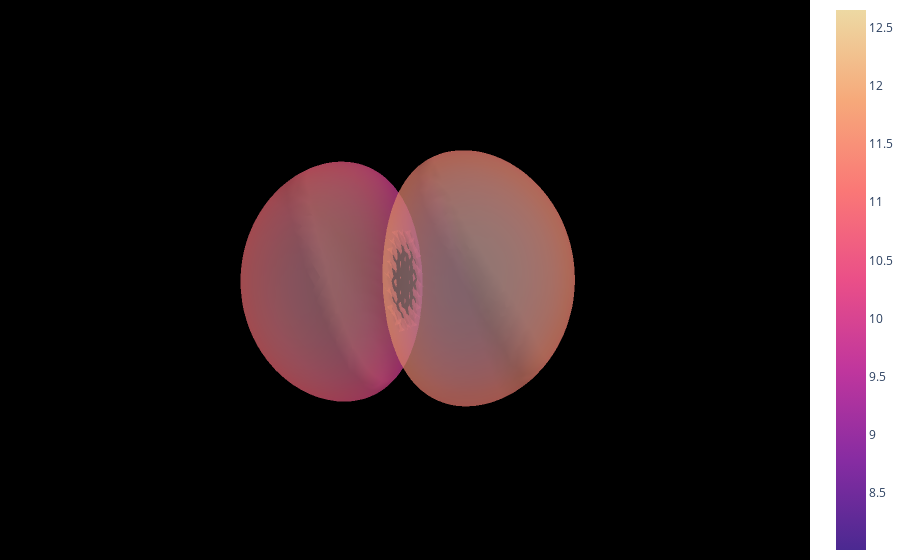

Notebook cell for this chart:
### Code cell
fig = go.Figure(data=[go.Mesh3d(x=verts[:, 0], y=verts[:, 1], z=verts[:, 2], 
                                i=faces[:, 0], j=faces[:, 1], k=faces[:, 2],
                                intensity=intensity,
                                colorscale='Agsunset',
                                opacity=0.5)])

fig.update_layout(scene=dict(xaxis=dict(visible=False),
                              yaxis=dict(visible=False),
                              zaxis=dict(visible=False),
                              bgcolor='rgb(0, 0, 0)'),
                  margin=dict(l=0, r=0, b=0, t=0))
fig.show()

### Figure 1 — Plotly figure (JSON) as saved in the notebook; plotly's stock layout.template omitted (floating-point values rounded to 4 significant figures; data arrays with more than 128 entries replaced by an {"elided": "..."} marker saying what was removed)
{"data": [{"colorscale": [[0, "rgb(75, 41, 145)"], [0.1667, "rgb(135, 44, 162)"], [0.3333, "rgb(192, 54, 157)"], [0.5, "rgb(234, 79, 136)"], [0.6667, "rgb(250, 120, 118)"], [0.8333, "rgb(246, 169, 122)"], [1, "rgb(237, 217, 163)"]], "i": {"elided": "24728 int values"}, "intensity": {"elided": "12378 float values"}, "j": {"elided": "24728 int values"}, "k": {"elided": "24728 int values"}, "opacity": 0.5, "type": "mesh3d", "x": {"elided": "12378 float values"}, "y": {"elided": "12378 float values"}, "z": {"elided": "12378 float values"}}], "layout": {"margin": {"b": 0, "l": 0, "r": 0, "t": 0}, "scene": {"bgcolor": "rgb(0, 0, 0)", "xaxis": {"visible": false}, "yaxis": {"visible": false}, "zaxis": {"visible": false}}}}
